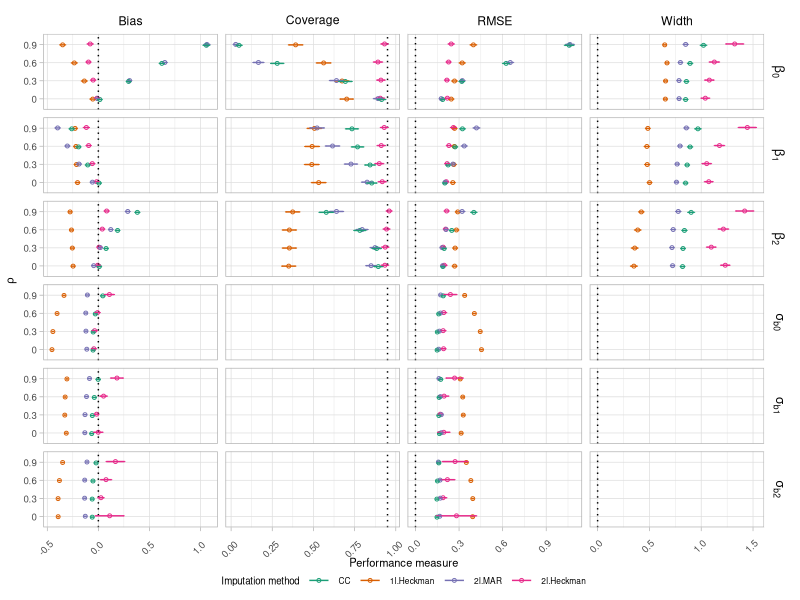
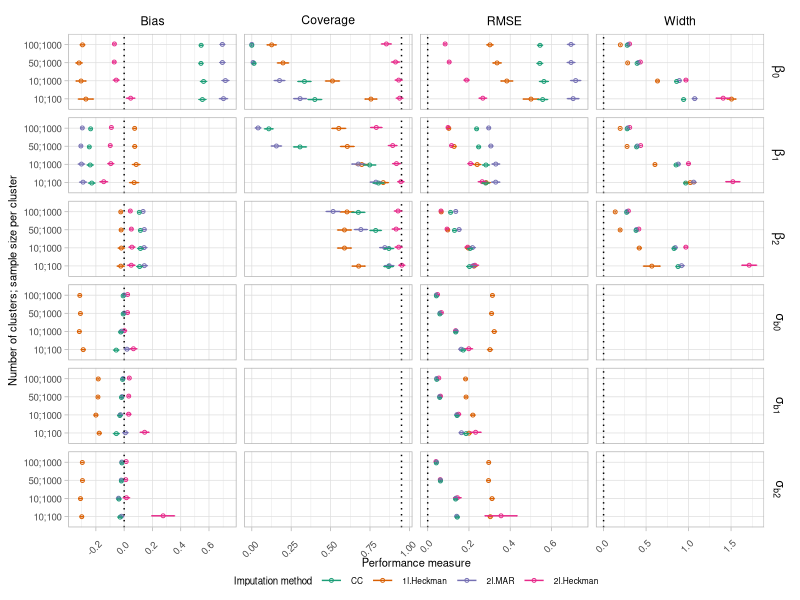
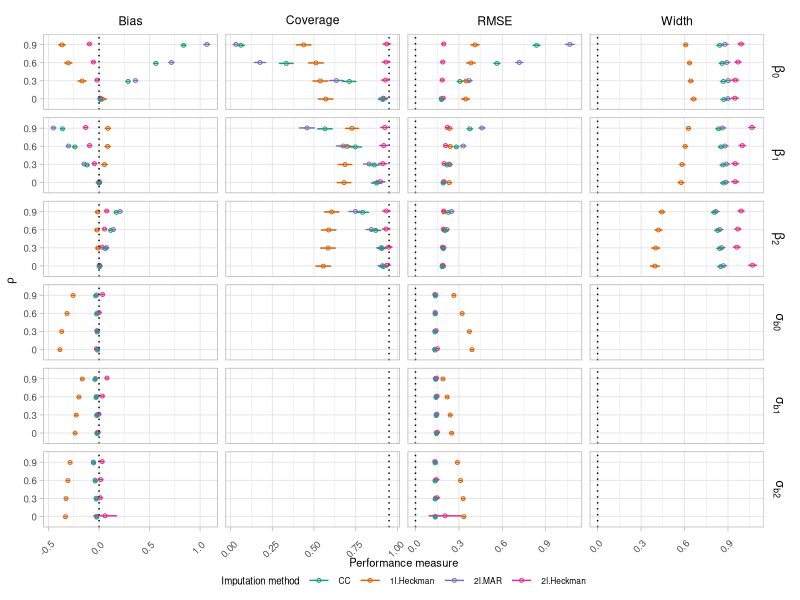
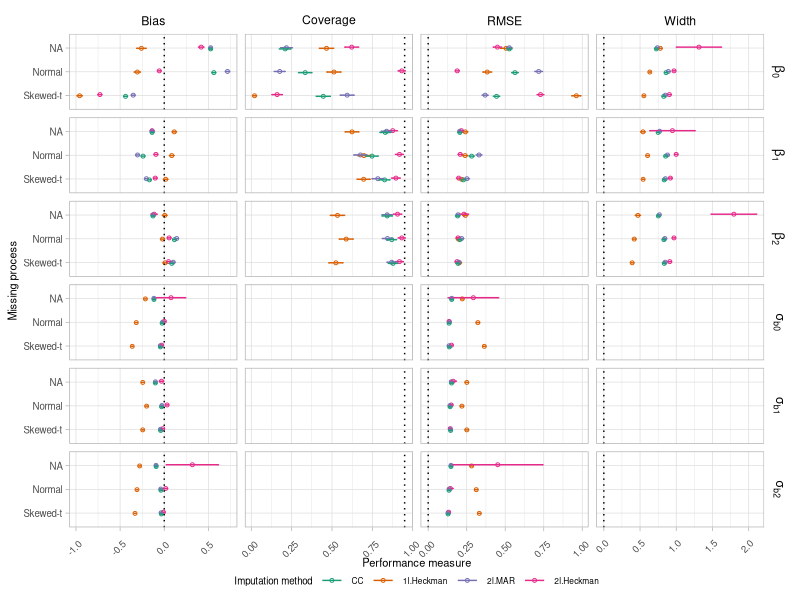

Write R code to recreate these figures, in order.
library(here)
library(data.table)
library(ggplot2)

# Arrange dataset
data<-as.data.table(readxl::read_xlsx(here('2.Simulation','Sim_results.xlsx'),sheet="Sheet1"))
#data<-data[,grep("Scenario|Method|Variation|^Bias|^EmpSE|^RMSE|^CIW|^Cov|^SE", names(data)), with = FALSE]
#colnames(data)<-c("Scenario","Variation","Method", paste0("p_Coverage_",0:2), paste0("p_Bias_",0:6),paste0("p_RMSE_",0:6),paste0("p_Width_",0:2),paste0("p_EmpSE_",0:6),paste0("SE_Bias_",0:6),paste0("SE_EmpSE_",0:6),paste0("SE_RMSE_",0:6),paste0("SE_Width_",0:2), paste0("SE_Coverage_",0:2))
#data<- setDT(melt(data, measure.vars = c( paste0("p_Bias_",0:6), paste0("p_Coverage_",0:2), paste0("p_EmpSE_",0:6), paste0("p_RMSE_",0:6),paste0("p_Width_",0:2),paste0("SE_Bias_",0:6), paste0("SE_Coverage_",0:2),paste0("SE_EmpSE_",0:6),paste0("SE_RMSE_",0:6),paste0("SE_Width_",0:2)),variable.name = "Statistic", value.name = "Value"))
data<-data[Variation!="10;50",]
data<-data[,grep("Scenario|Method|Variation|^Bias|^RMSE|^CIW|^Cov|^SE_B|^SE_C|^SE_W|^SE_RM", names(data)), with = FALSE]
colnames(data)<-c("Scenario","Variation","Method", paste0("p_Coverage_",0:2), paste0("p_Bias_",0:6),
                  paste0("p_RMSE_",0:6),paste0("p_Width_",0:2),paste0("SE_Bias_",0:6),paste0("SE_RMSE_",0:6),paste0("SE_Width_",0:2), paste0("SE_Coverage_",0:2))
data<- setDT(melt(data, measure.vars = c( paste0("p_Bias_",0:6), paste0("p_Coverage_",0:2), paste0("p_RMSE_",0:6),paste0("p_Width_",0:2),
                                          paste0("SE_Bias_",0:6), paste0("SE_Coverage_",0:2),paste0("SE_RMSE_",0:6),paste0("SE_Width_",0:2)),variable.name = "Statistic", value.name = "Value"))



data[, c("Type","Statistic", "Parameter") := tstrsplit(Statistic, "_", fixed=TRUE)]
data<- setDT(dcast(data, Scenario+ Variation+ Method +  Parameter+Statistic~Type, value.var = "Value"))
param_val <- c("0"="beta_0", "1"="beta_1", "2"="beta_2", 
               "3"="sigma_b0", "4"="sigma_b1", "5"="sigma_b2","6"= "sigma_e")
data[,Method:=factor(Method, levels = c("CC","1l.Heckman","2l.MAR","2l.Heckman"))]

data[,Parameter := as.factor(param_val[data$Parameter])]
data[,Parameter := factor(Parameter, levels = c("beta_0","beta_1","beta_2","sigma_b0","sigma_b1","sigma_b2","sigma_e"),
                          ordered = TRUE, labels=c(expression(beta[0]),expression(beta[1]),expression(beta[2]),
                                                   expression(sigma[b*0]),expression(sigma[b*1]),expression(sigma[b*2]),
                                                   expression(sigma[e])))]


plotsim<-function(Scenariov,levelsvar,yaxis){
datagraph<-data[Scenario==Scenariov,]
datalines <- data.table(Parameter = c("beta_0","beta_1", "beta_2","sigma_b0", "sigma_b1","sigma_b2","sigma_e"),
                        Z = c(rep(0,7),rep(0.95,7),rep(0,7),rep(0,7)),
                        Statistic=c(rep("Bias",7),rep("Coverage",7),rep("RMSE",7),rep("Width",7)))
datalines[,Parameter := factor(Parameter, levels = c("beta_0","beta_1","beta_2","sigma_b0","sigma_b1","sigma_b2","sigma_e"),
                               ordered = TRUE, labels=c(expression(beta[0]),expression(beta[1]),expression(beta[2]),
                                                        expression(sigma[b*0]),expression(sigma[b*1]),expression(sigma[b*2]),
                                                        expression(sigma[e])))]
datagraph[, Variation:=as.factor(Variation)]
datagraph[, Variation:=factor(Variation,levels=levelsvar)]

pd = position_dodge(.1)
datalines1<-datalines[Parameter%in%c("beta[0]","beta[1]","beta[2]","sigma[b * 0]","sigma[b * 1]","sigma[b * 2]")]

plot<-ggplot(datagraph[Parameter%in%c("beta[0]","beta[1]","beta[2]","sigma[b * 0]","sigma[b * 1]","sigma[b * 2]")],
       aes(y= Variation, x     = p, color = Method)) +
  geom_point(shape = 1,size  = 1,position = pd) +
  geom_vline(data = datalines1, aes(xintercept = Z),linetype='dotted')+
  geom_errorbar(aes(xmin  = p - 1.96*SE, xmax  = p + 1.96*SE),
                width = 0.2,size  = 0.5,position = pd) +
  facet_grid(Parameter~Statistic, scales="free",labeller = label_parsed)+
  scale_color_brewer(palette="Dark2")+
  guides(color=guide_legend(title="Imputation method"))+
  theme_light()+  
  theme(strip.background =element_rect(fill="white"),legend.position="bottom",legend.margin=margin(t=-12))+
  theme(strip.text = element_text(colour = 'black'))+
  theme(axis.text.x = element_text(angle = 45, vjust = 0.15,size=7),
        axis.title=element_text(size=8))+
  theme(axis.text.y = element_text(size=7))+
  xlab("Performance measure")+ylab(yaxis)+
  theme(legend.text=element_text(size=6))+
  theme(legend.title=element_text(size=7))

return(plot)
}


plot_rho<-plotsim(Scenariov="Rho",levelsvar=c("0","0.3","0.6","0.9"),yaxis=expression(rho))
plot_bin<-plotsim(Scenariov="Bin",levelsvar=c("0","0.3","0.6","0.9"),yaxis=expression(rho))
plot_N<-plotsim(Scenariov="N",levelsvar=c("10;50","10;100","10;1000","50;1000","100;1000"),yaxis="Number of clusters; sample size per cluster")
plot_S<-plotsim(Scenariov="S",levelsvar=c("Skewed-t","Normal","Explicit"),yaxis="Missing process")
